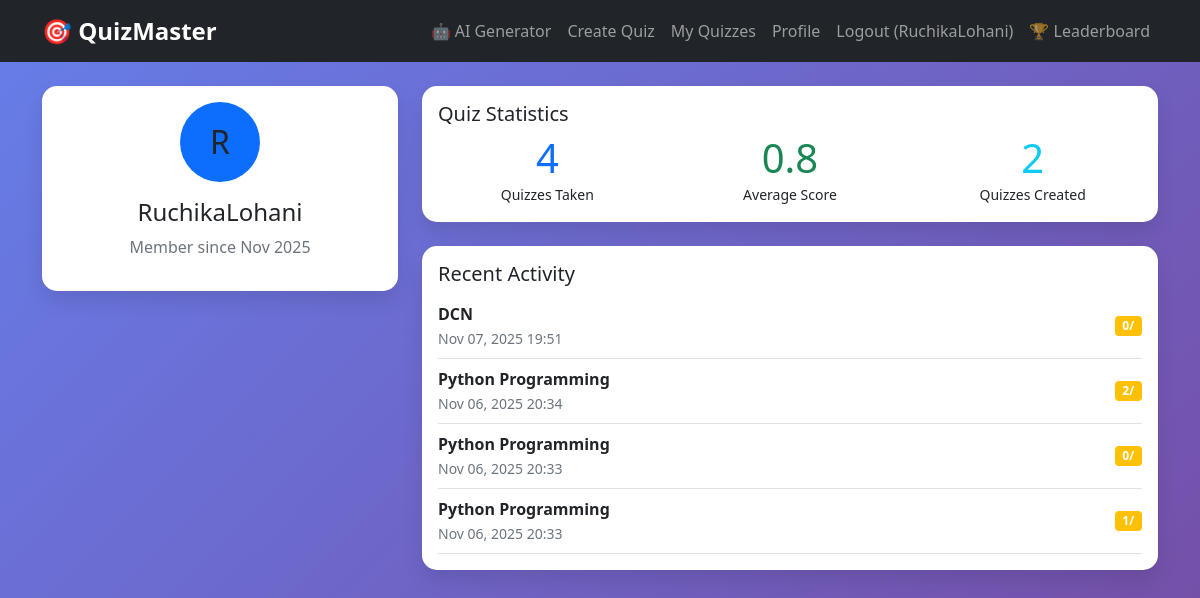
/profile/ (signed in), run on the app's committed database.
### quizapp/models.py (models this page shows, shortened)
class QuizAttempt(models.Model):
    quiz = models.ForeignKey(Quiz, on_delete=models.CASCADE)
    user = models.ForeignKey(User, on_delete=models.CASCADE)
    score = models.IntegerField()
    attempted_at = models.DateTimeField(auto_now_add=True)

class Quiz(models.Model):
    DIFFICULTY_CHOICES = [
        ('easy', 'Easy'),
        ('medium', 'Medium'),
        ('hard', 'Hard'),
    ]
    title = models.CharField(max_length=200)
    description = models.TextField()
    difficulty = models.CharField(
        max_length=10,
        choices=DIFFICULTY_CHOICES,
        default='easy'
    )
    number_of_questions = models.IntegerField(default=15)
    time_limit = models.IntegerField(default=10, help_text="Time limit in minutes")
    has_time_limit = models.BooleanField(default=False)
    created_at = models.DateTimeField(auto_now_add=True)
    updated_at = models.DateTimeField(auto_now=True)
    created_by = models.ForeignKey(User, on_delete=models.CASCADE)

### quizapp/views.py (the view)
# urls.py: path('profile/', views.profile, name='profile'),
@login_required
def profile(request):
    total_quizzes_taken = QuizAttempt.objects.filter(user=request.user).count()
    total_quizzes_created = Quiz.objects.filter(created_by=request.user).count()
    attempts = QuizAttempt.objects.filter(user=request.user)
    if attempts.exists():
        average_score = attempts.aggregate(Avg('score'))['score__avg']
    else:
        average_score = 0
    recent_attempts = QuizAttempt.objects.filter(user=request.user).order_by('-attempted_at')[:5]
    return render(request, 'profile.html', {
        'total_quizzes_taken': total_quizzes_taken,
        'total_quizzes_created': total_quizzes_created,
        'average_score': average_score,
        'recent_attempts': recent_attempts,
    })

### templates/profile.html
{% extends 'base.html' %}
{% block content %}
<div class="row">
    <div class="col-md-4">
        <div class="card">
            <div class="card-body text-center">
                <div class="mb-3">
                    <div class="bg-primary rounded-circle d-inline-flex align-items-center justify-content-center"
                         style="width: 80px; height: 80px; font-size: 2rem;">
                        {{ user.username|first|upper }}
                    </div>
                </div>
                <h4>{{ user.username }}</h4>
                <p class="text-muted">Member since {{ user.date_joined|date:"M Y" }}</p>
            </div>
        </div>
    </div>
    <div class="col-md-8">
        <div class="card">
            <div class="card-body">
                <h5>Quiz Statistics</h5>
                <div class="row text-center">
                    <div class="col-4">
                        <div class="display-6 text-primary">{{ total_quizzes_taken }}</div>
                        <small>Quizzes Taken</small>
                    </div>
                    <div class="col-4">
                        <div class="display-6 text-success">{{ average_score|floatformat:1 }}</div>
                        <small>Average Score</small>
                    </div>
                    <div class="col-4">
                        <div class="display-6 text-info">{{ total_quizzes_created }}</div>
                        <small>Quizzes Created</small>
                    </div>
                </div>
            </div>
        </div>
        <div class="card mt-4">
            <div class="card-body">
                <h5>Recent Activity</h5>
                {% for attempt in recent_attempts %}
                <div class="d-flex justify-content-between align-items-center border-bottom py-2">
                    <div>
                        <strong>{{ attempt.quiz.title }}</strong>
                        <br>
                        <small class="text-muted">{{ attempt.attempted_at|date:"M d, Y H:i" }}</small>
                    </div>
                    <span class="badge bg-{% if attempt.score >= attempt.quiz.questions.count|add:"-2" %}success{% else %}warning{% endif %}">
                        {{ attempt.score }}/{{ attempt.quiz.questions.count }}
                    </span>
                </div>
                {% empty %}
                <p class="text-muted">No quiz attempts yet.</p>
                {% endfor %}
            </div>
        </div>
    </div>
</div>
{% endblock %}

### templates/base.html (shortened to what this page needs)
<!DOCTYPE html>
<html lang="en">
<head>
    <link href="https://cdn.jsdelivr.net/npm/bootstrap@5.1.3/dist/css/bootstrap.min.css" rel="stylesheet">
</head>
<body>
   <nav class="navbar navbar-expand-lg navbar-dark bg-dark">
    <div class="container">
        <a class="navbar-brand" href="{% url 'home' %}">🎯 QuizMaster</a>
        <div class="navbar-nav ms-auto">
            {% if user.is_authenticated %}
                <a class="nav-link" href="{% url 'ai_quiz_generator' %}">🤖 AI Generator</a>
                <a class="nav-link" href="{% url 'create_quiz' %}">Create Quiz</a>
                <a class="nav-link" href="{% url 'my_quizzes' %}">My Quizzes</a>
                <a class="nav-link" href="{% url 'profile' %}">Profile</a>
                <a class="nav-link" href="{% url 'logout' %}">Logout ({{ user.username }})</a>
                <a class="nav-link" href="{% url 'leaderboard' %}">🏆 Leaderboard</a>
            {% else %}
                <a class="nav-link" href="{% url 'login' %}">Login</a>
                <a class="nav-link" href="{% url 'register' %}">Register</a>
            {% endif %}
        </div>
    </div>
</nav>
    <div class="container mt-4">
        {% block content %}
        {% endblock %}
    </div>
</body>
</html>

### templates/base.html (style rules this page uses)
body { background: linear-gradient(135deg, #667eea 0%, #764ba2 100%); min-height: 100vh; }
.navbar-brand { font-weight: bold; font-size: 1.5rem; }
.card { border: none; border-radius: 15px; box-shadow: 0 10px 20px rgba(0,0,0,0.1); margin-bottom: 20px; }

### data on the page
QuizAttempt: quiz "DCN", attempted_at "Nov 07, 2025 19:51", score "0"
QuizAttempt: quiz "Python Programming", attempted_at "Nov 06, 2025 20:34", score "2"
QuizAttempt: quiz "Python Programming", attempted_at "Nov 06, 2025 20:33", score "0"
QuizAttempt: quiz "Python Programming", attempted_at "Nov 06, 2025 20:33", score "1"

### other printed values
{{ user.username }} "RuchikaLohani"
{{ user.username|first|upper }} "R"
{{ user.date_joined|date:"M Y" }} "Nov 2025"
{{ total_quizzes_taken }} "4"
{{ average_score|floatformat:1 }} "0.8"
{{ total_quizzes_created }} "2"
